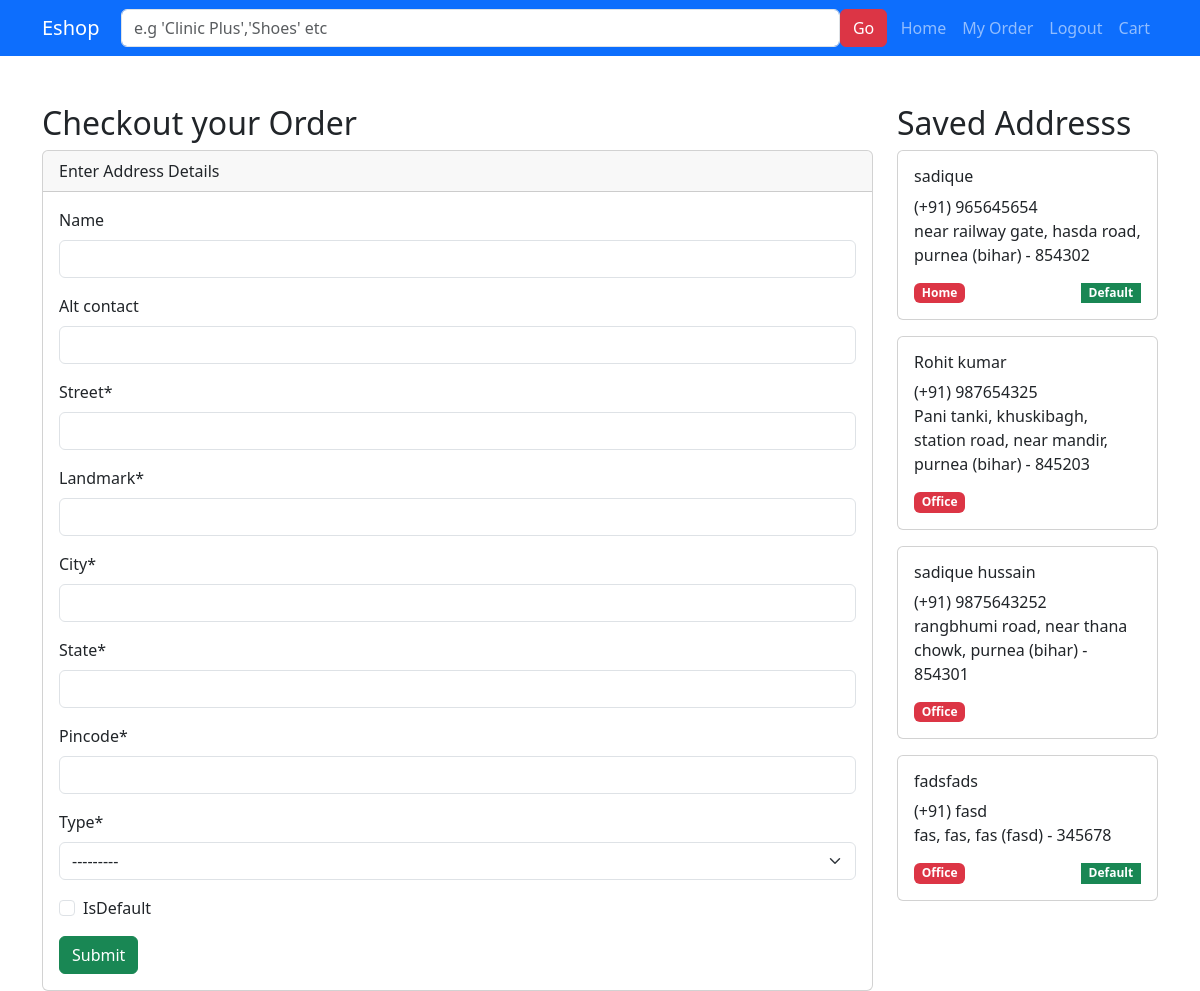
Screenshot of /checkout/ (signed in) with the database file from the repository.
### shop/models.py (models this page shows, shortened)
class Address(models.Model):
    name = models.CharField(max_length=200, null=True, blank=True)
    alt_contact = models.CharField(max_length=200, null=True, blank=True)
    street = models.CharField(max_length=200)
    landmark = models.CharField(max_length=200)
    city = models.CharField(max_length=200)
    state = models.CharField(max_length=200)
    pincode = models.IntegerField()
    type = models.CharField(max_length=20,choices=(("Home","Home"),("Office","Office")))
    isDefault = models.BooleanField(default=False)
    user = models.ForeignKey(settings.AUTH_USER_MODEL,on_delete=models.CASCADE)

### shop/views.py (the view, shortened to what this page needs)
# urls.py: path("checkout/",checkout,name="checkout"),
def checkout(r):
    form  = AddressForm(r.POST or None)
    addresses = Address.objects.filter(user=r.user)
    return render(r, "checkout.html",{"form":form, "addresses":addresses})

### shop/forms.py
class AddressForm(forms.ModelForm):
    class Meta:
        model = Address
        exclude  = ("user",)

### templates/checkout.html (shortened to what this page needs)
{% extends 'base.html' %}
{% load crispy_forms_tags %}
{% block content %}
    <div class="container mt-5">
        <div class="row">
            <div class="col-9">
                <h2>Checkout your Order </h2>
                <div class="card">
                    <div class="card-header">Enter Address Details</div>
                    <div class="card-body">
                        <form action="" method="post">
                            {{ form|crispy }}
                            <input type="submit" class="btn btn-success">
                        </form>
                    </div>
                </div>
            </div>
            <div class="col-3">
                <h2>Saved Addresss</h2>
                <div class="d-flex flex-column gap-2">
                    <form action="{% url 'checkoutWithSaveAddress' %}" method="post">
                        {% for address in addresses  %}
                            <div class="card w-100 mb-3">
                                <label>
                                <div class="card-body radio_body">
                                    <h4 class="h6">{{address.name}}</h4>
                                    <span>(+91) {{address.alt_contact}}</span>
                                    <p>{{ address.street }}, {{ address.landmark }}, {{address.city}} ({{ address.state }}) - {{ address.pincode }}</p>
                                    <div class="d-flex justify-content-between">
                                        <span class="badge bg-danger">{{ address.get_type_display }}</span>
                                        {% if address.isDefault %}
                                            <span class="badge bg-success rounded-0">Default</span>
                                        {% endif %}
                                    </div>
                                </div>
                            </label>
                            </div>
                        {% endfor %}
                    </form>
                </div>
            </div>
        </div>
    </div>
{% endblock content %}

### rows the page displays
Address: name "sadique", alt_contact "965645654", street "near railway gate", landmark "hasda road", city "purnea", state "bihar", pincode "854302", type "Home", isDefault "Default"
Address: name "Rohit kumar", alt_contact "987654325", street "Pani tanki, khuskibagh, station road", landmark "near mandir", city "purnea", state "bihar", pincode "845203", type "Office"
Address: name "sadique hussain", alt_contact "9875643252", street "rangbhumi road", landmark "near thana chowk", city "purnea", state "bihar", pincode "854301", type "Office"
Address: name "fadsfads", alt_contact "fasd", street "fas", landmark "fas", city "fas", state "fasd", pincode "345678", type "Office", isDefault "Default"
